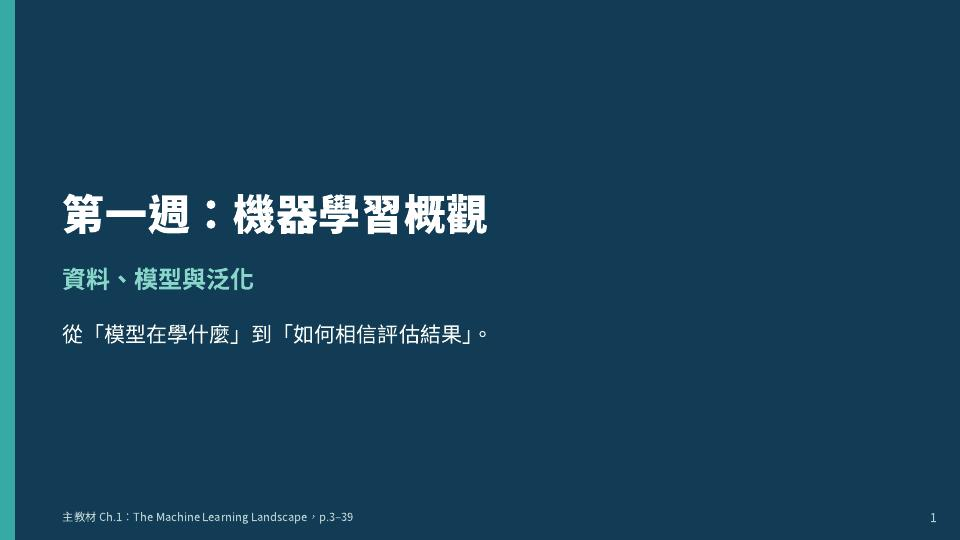
#> input picture tmp/pdfs/qa_01/page-01.jpg, 960 x 540 px; its folder holds only this picture in this run
$ python make_contacts.py
#> lines starting #> are read from the running program, lines starting #| are printed output that depends on the picture
from pathlib import Path
from PIL import Image, ImageDraw


for folder in ("qa_01", "qa_02", "qa_03"):
    source = Path(__file__).parent / folder
    pages = sorted(source.glob("page-*.jpg"))
    thumb_w, thumb_h = 320, 180
    label_h, cols = 24, 5
    rows = (len(pages) + cols - 1) // cols
    sheet = Image.new("RGB", (cols * thumb_w, rows * (thumb_h + label_h)), "white")
#> sheet: PIL image 1600x204 RGB; every value is 255
    draw = ImageDraw.Draw(sheet)
    for index, page in enumerate(pages):
        image = Image.open(page).convert("RGB")
#> image is the input picture: PIL image 960x540 RGB; mean R, G, B 25.1, 65.7, 90.3
        image.thumbnail((thumb_w, thumb_h))
#> image: PIL image 320x180 RGB
        x = (index % cols) * thumb_w
        y = (index // cols) * (thumb_h + label_h)
        sheet.paste(image, (x, y))
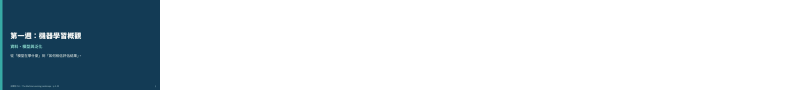
#> sheet: PIL image 1600x204 RGB (shown at 1/2 size); mean R, G, B 214.4, 221.6, 225.9
        draw.text((x + 4, y + thumb_h + 4), f"Page {index + 1}", fill="black")
    sheet.save(source / "contact.jpg", quality=90)
#> (the run stopped early here; a loop or call above may not have finished)
